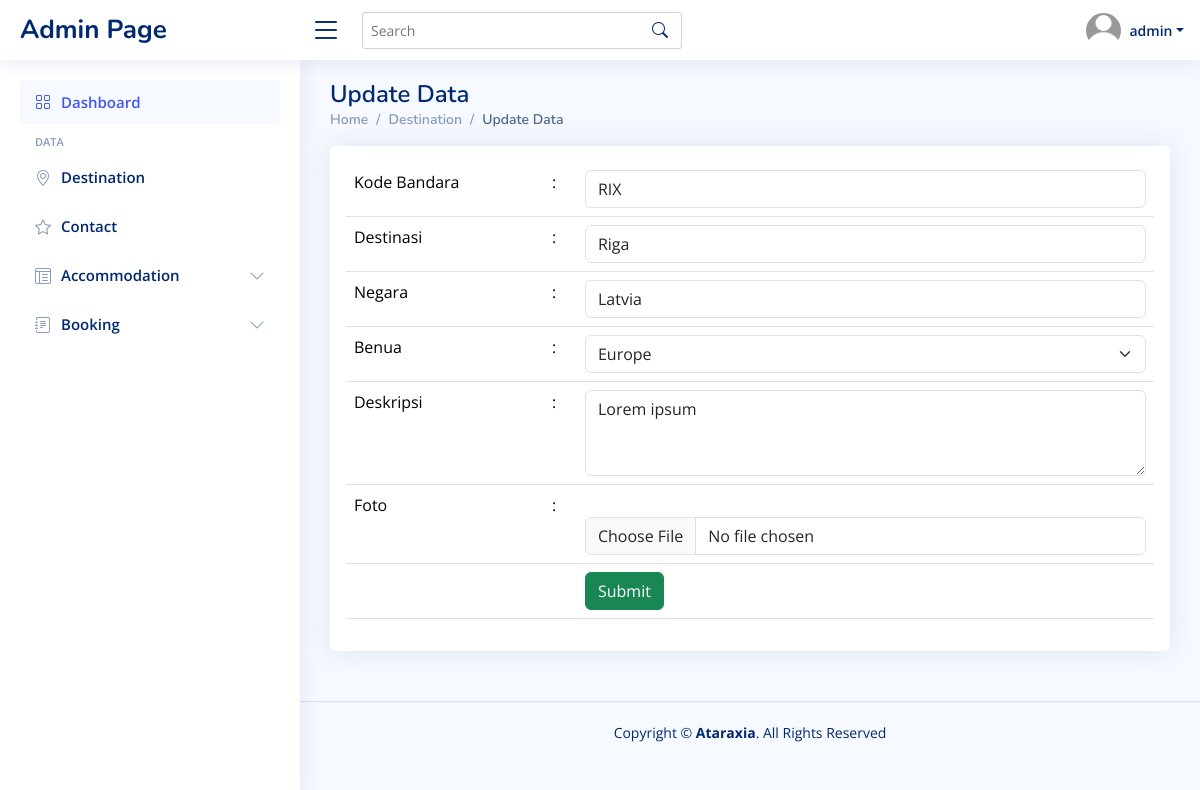
Page /admin-page/admin.php?page=destination/destination-ubah&id=1 (signed in) on the committed database.
### tables this page shows
CREATE TABLE `destination` (
  `id_destinasi` int(11) NOT NULL,
  `kode_bandara` varchar(255) DEFAULT NULL,
  `destinasi` varchar(255) DEFAULT NULL,
  `negara` varchar(255) DEFAULT NULL,
  `benua` enum('Africa','America','Australia','Asia','Europe') DEFAULT NULL,
  `deskripsi` text DEFAULT NULL,
  `foto` varchar(255) DEFAULT NULL
);

### admin-page/destination/destination-ubah.php (the view, shortened to what this page needs)
<?php
$id = $_GET['id'];
$query = mysqli_query($koneksi, "SELECT*FROM destination WHERE id_destinasi=$id");
$data = mysqli_fetch_array($query);
?>
<div class="pagetitle">
    <h1>Update Data</h1>
    <nav>
        <ol class="breadcrumb">
            <li class="breadcrumb-item"><a href="index.html">Home</a></li>
            <li class="breadcrumb-item">Destination</li>
            <li class="breadcrumb-item active">Update Data</li>
        </ol>
    </nav>
</div>
<div class="row">
    <div class="col-12">
        <div class="card">
            <div class="card-body p-3">
                <form action="" method="post" enctype="multipart/form-data">
                    <table class="table">
                        <tr>
                            <td>Kode Bandara</td>
                            <td>:</td>
                            <td><input type="text" class="form-control" placeholder="Kode Bandara" name="kd_bandara" value="<?php echo $data['kode_bandara']; ?>"></td>
                        </tr>
                        <tr>
                            <td>Destinasi</td>
                            <td>:</td>
                            <td><input type="text" class="form-control" placeholder="Nama Destinasi" name="destinasi" value="<?php echo $data['destinasi']; ?>"></td>
                        </tr>
                        <tr>
                            <td>Negara</td>
                            <td>:</td>
                            <td><input type="text" class="form-control" placeholder="Negara" name="negara" value="<?php echo $data['negara']; ?>"></td>
                        <tr>
                            <td>Benua</td>
                            <td>:</td>
                            <td>
                                <select class="form-select" aria-label="Default select example" name="benua">
                                    <option value="Europe" <?php if ($data['benua'] == "Europe") echo 'selected'; ?>>Europe</option>
                                </select>
                            </td>
                        </tr>
                        <tr>
                            <td>Deskripsi</td>
                            <td>:</td>
                            <td><textarea class="form-control" rows="3" name="deskripsi" placeholder="Deskripsi"><?php echo $data['deskripsi']; ?></textarea></td>
                        </tr>
                        <tr>
                            <td>Foto</td>
                            <td>:</td>
                            <td>
                                <input type="file" name="foto" id="" class="form-control">
                            </td>
                        </tr>
                        <tr>
                            <td></td>
                            <td></td>
                            <td>
                                <button type="submit" class="btn btn-success" name="bsimpan">Submit</button>
                            </td>
                        </tr>
                    </table>
                </form>
            </div>
        </div>
    </div>
</div>

### admin-page/assets/css/style.css (style rules this page uses)
:root { scroll-behavior: smooth; }
body { font-family: "Open Sans", sans-serif; background: #f6f9ff; color: #444444; }
a { color: #4154f1; text-decoration: none; }
h1, h2, h3, h4, h5, h6 { font-family: "Nunito", sans-serif; }
.pagetitle { margin-bottom: 10px; }
.pagetitle h1 { font-size: 24px; margin-bottom: 0; font-weight: 600; color: #012970; }
.card { margin-bottom: 30px; border: none; border-radius: 5px; box-shadow: 0px 0 30px rgba(1, 41, 112, 0.1); }
.card-body { padding: 0 20px 20px 20px; }
.breadcrumb { font-size: 14px; font-family: "Nunito", sans-serif; color: #899bbd; font-weight: 600; }
.breadcrumb a { color: #899bbd; transition: 0.3s; }
.breadcrumb .breadcrumb-item::before { color: #899bbd; }
.breadcrumb .active { color: #51678f; font-weight: 600; }

### rows in the picture
destination: kd_bandara "RIX", destinasi "Riga", negara "Latvia", benua "Europe", deskripsi "Lorem ipsum"

### other values in the picture
$_SESSION['user']['name'] "admin"
